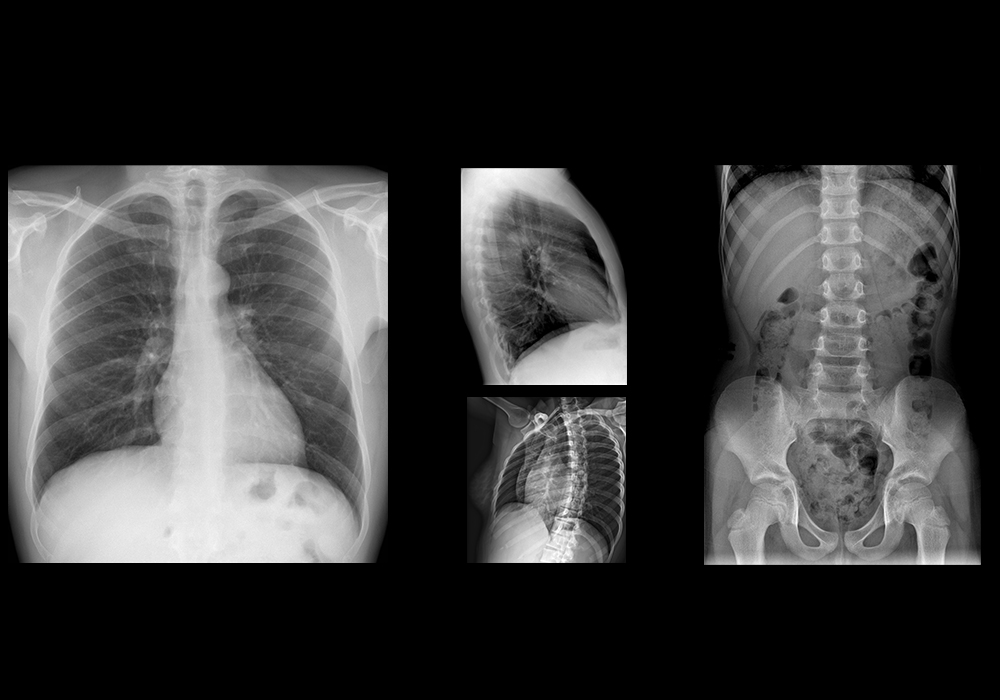
#> input picture prac2/imagen_gris.jpg, 1000 x 700 px
$ python grises.py
#> lines starting #> are read from the running program, lines starting #| are printed output that depends on the picture
import cv2
import matplotlib.pyplot as plt
# Cargar una imagen en escala de grises
imagen_gris = cv2.imread('imagen_gris.jpg', cv2.IMREAD_GRAYSCALE)
#> imagen_gris is the input picture: shape (700, 1000); min 0, max 255, mean 56.8

# Aplicar diferentes mapas de color (pseudocolor)
imagen_jet = cv2.applyColorMap(imagen_gris, cv2.COLORMAP_JET)
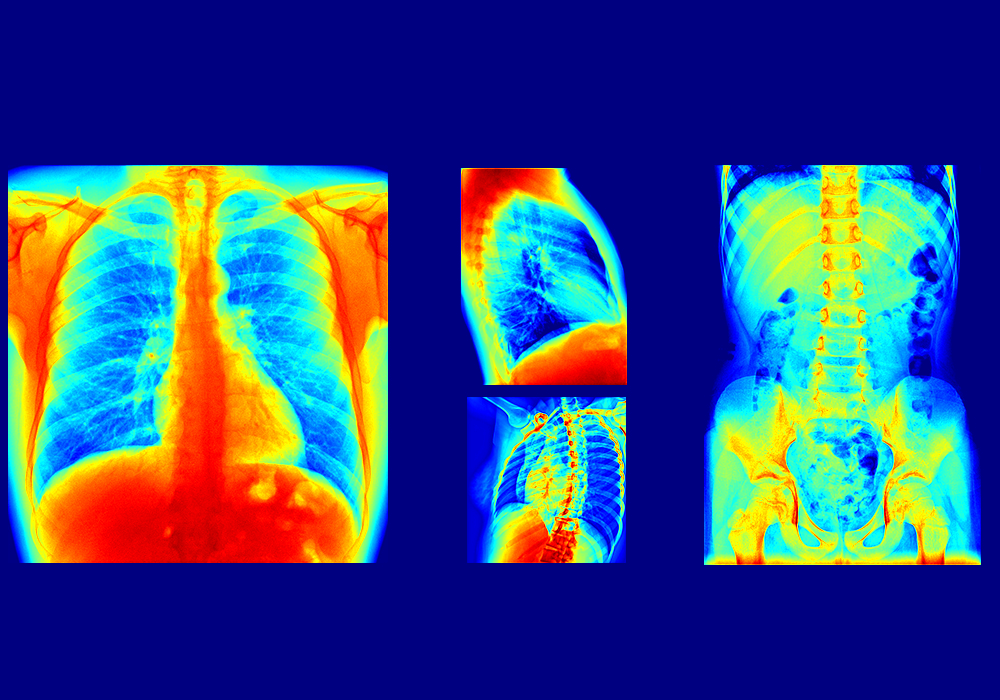
#> imagen_jet: shape (700, 1000, 3); mean B, G, R 128.2, 76.2, 54.6
#imagen_hot = cv2.applyColorMap(imagen_gris, cv2.COLORMAP_HOT)
#imagen_ocean = cv2.applyColorMap(imagen_gris, cv2.COLORMAP_OCEAN)
imagen_bone = cv2.applyColorMap(imagen_gris, cv2.COLORMAP_BONE)
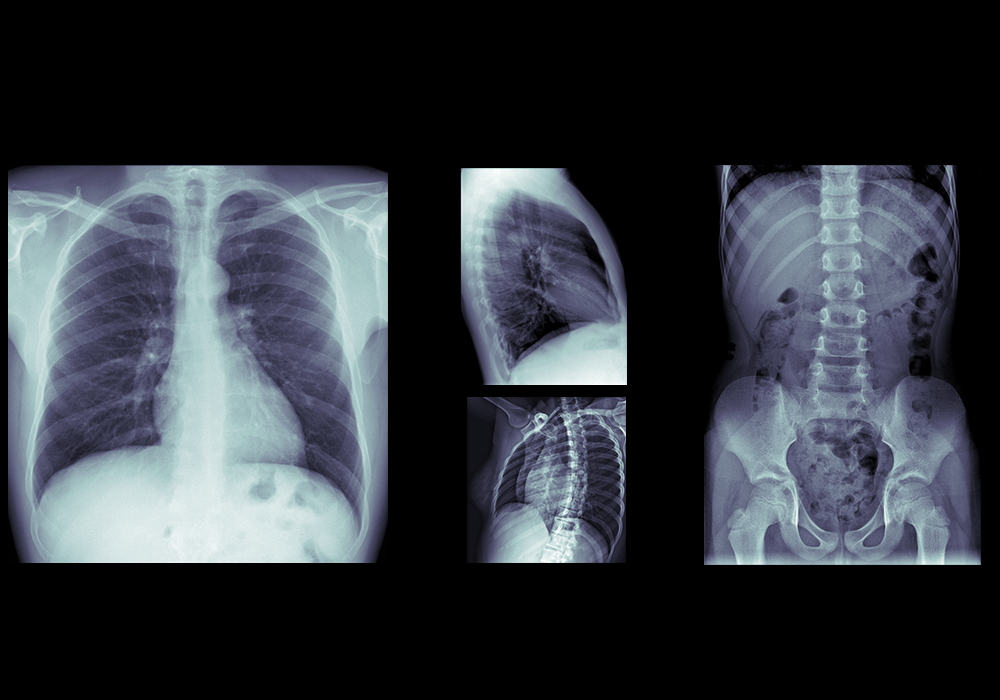
#> imagen_bone: shape (700, 1000, 3); mean B, G, R 62.3, 55.4, 50.5
imagen_pink = cv2.applyColorMap(imagen_gris, cv2.COLORMAP_PINK)
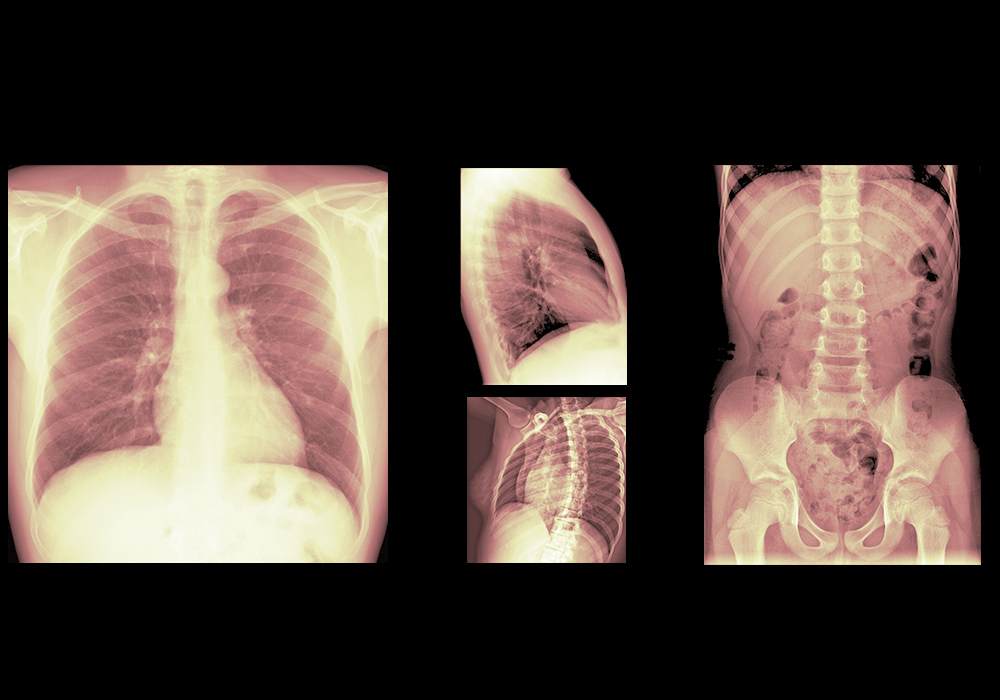
#> imagen_pink: shape (700, 1000, 3); mean B, G, R 64.8, 73.5, 88.2

# Mostrar las imágenes en una cuadrícula para comparación visual
fig, axs = plt.subplots(2, 2, figsize=(10, 8))
axs[0, 0].imshow(imagen_gris, cmap='gray')
axs[0, 0].set_title('Imagen en escala de grises')
axs[0, 1].imshow(cv2.cvtColor(imagen_jet, cv2.COLOR_BGR2RGB))
axs[0, 1].set_title('Pseudocolor: JET')
axs[1, 0].imshow(cv2.cvtColor(imagen_bone, cv2.COLOR_BGR2RGB))
axs[1, 0].set_title('Pseudocolor: BONE')
axs[1, 1].imshow(cv2.cvtColor(imagen_pink, cv2.COLOR_BGR2RGB))
axs[1, 1].set_title('Pseudocolor: PINK')

# Quitar los ejes para mejor visualización
for ax in axs.flat:
    ax.axis('off')

# Ajustar el diseño y mostrar la figura
plt.tight_layout()
plt.show()
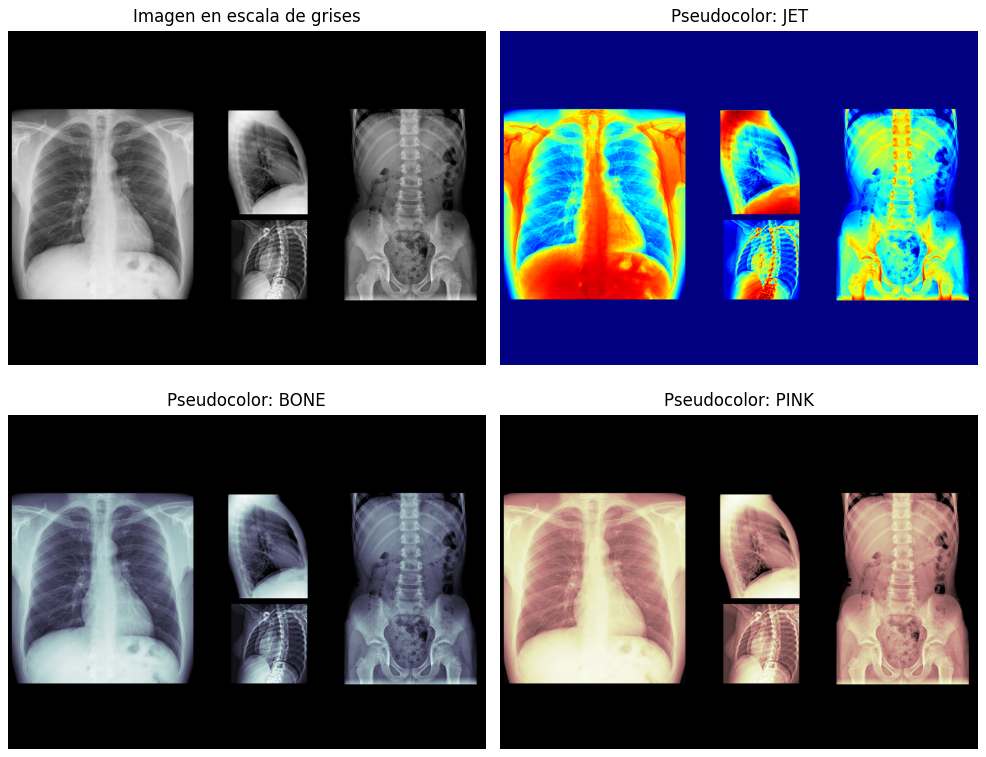
#> figure drawn by matplotlib, 4 panels
